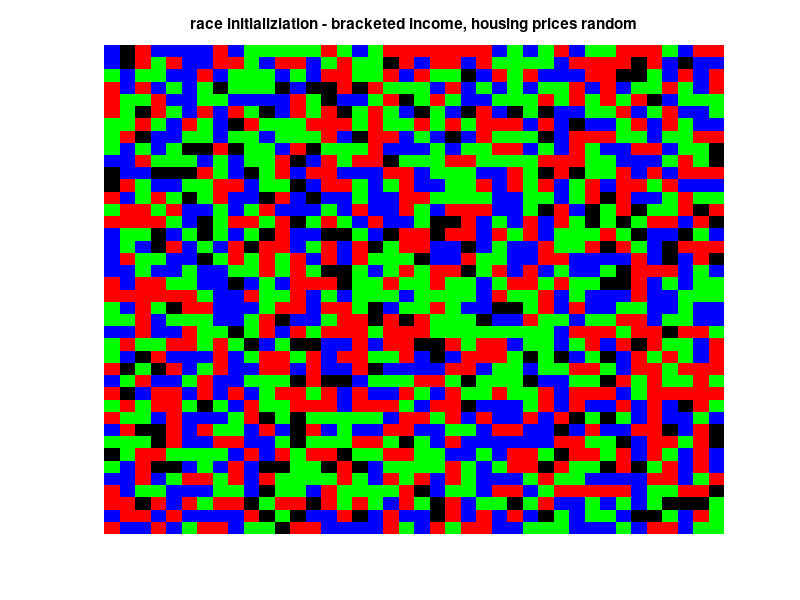
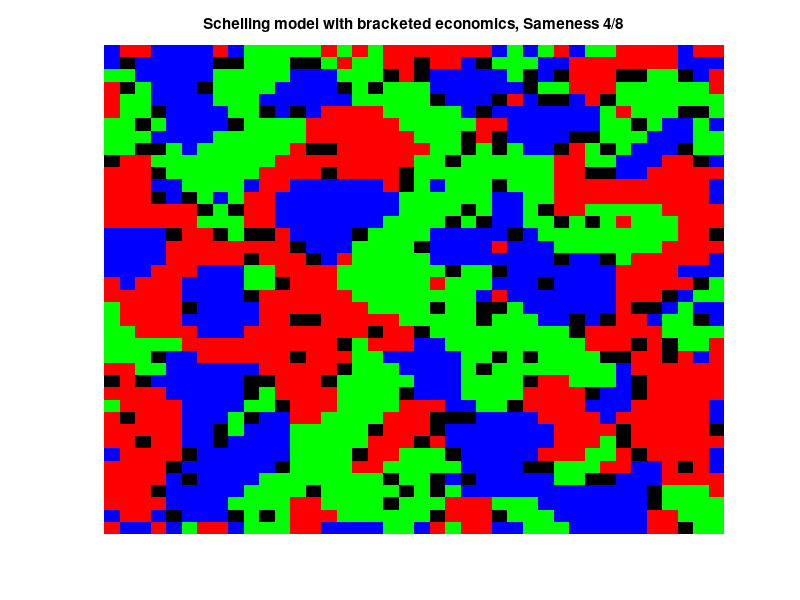
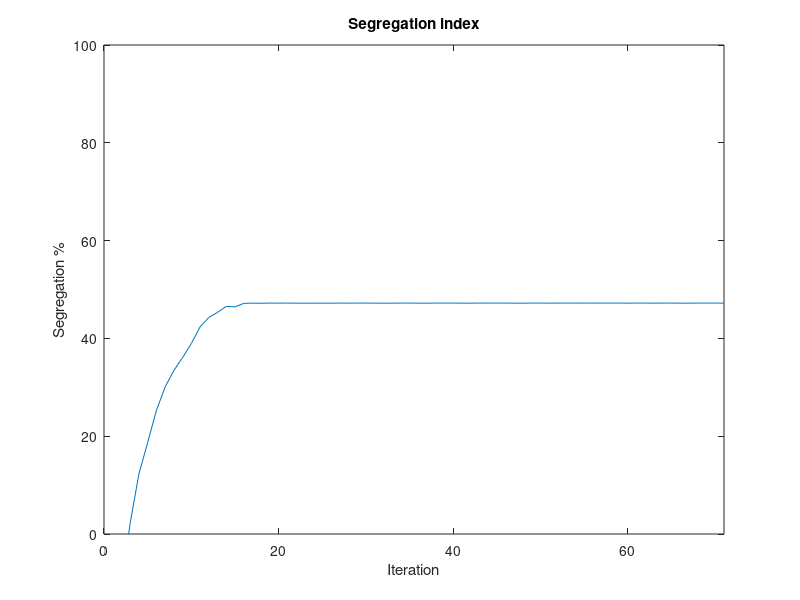

Source code (MATLAB) for these figures, in order:
% SYDE 332
% Racial Segregation Model Attempt

% size of grid
n = 40;

% proportion of vacancies
vacanicies_proportion = 0.1;

% number of races
T = 3;

% number of economic brackets
E = 5;

% colors
map = [0 0 0; 1 0 0; 0 1 0; 0 0 1];

% racial dispreference parameter
% minimum fraction of friends that I need to be satisfied (samenes)
sameness = 4/8;


max_iterations = 2000;

% initialize
z = zeros(n,n,3);

for i=1:n
    for j=1:n
        if rand > vacanicies_proportion
            z(i,j,1) = randi(T);
            z(i,j,2) = randi(E); % individual wealth
        end
        z(i,j,3) = randi(E);    % home prices
    end
end

[row,col] = find(z(:,:,1)==0);
pos_vacancies = [row col];

figure,
imagesc(z(:,:,1));
colormap(map);
title('race initializiation - bracketed income, housing prices random');
axis('off');

% figure,
% imagesc(z(:,:,2));
% colormap(map);
% title('economics initializiation');
% axis('off');

number_of_moves = zeros(1,max_iterations);

%% run simulation
seg_index = [];
total_neighbours = 8;

for k=1:max_iterations
    x = randperm(n);
    for i=x
        y = randperm(n);
        for j=y
            if z(i,j)~=0
                not_like_me = 0;

                if i~=1 && z(i-1,j) ~= z(i,j) && z(i-1,j) ~=0
                    not_like_me = not_like_me +1;
                end
                if i~=n && z(i+1,j) ~= z(i,j) && z(i+1,j) ~=0
                    not_like_me = not_like_me +1;
                end
                if j~=1 && z(i,j-1) ~= z(i,j) && z(i,j-1) ~=0
                    not_like_me = not_like_me +1;
                end
                if j~=n && z(i,j+1) ~= z(i,j) && z(i,j+1) ~=0
                    not_like_me = not_like_me +1;
                end
                if i~=1 && j~=1 && z(i-1,j-1) ~= z(i,j) && z(i-1,j-1) ~= 0
                    not_like_me = not_like_me +1;
                end
                if i~=1 && j~=n && z(i-1,j+1) ~= z(i,j) && z(i-1,j+1) ~= 0
                    not_like_me = not_like_me +1;
                end
                if i~=n && j~=1 && z(i+1,j-1) ~= z(i,j) && z(i+1,j-1) ~= 0
                    not_like_me = not_like_me +1;
                end
                if i~=n && j~=n && z(i+1,j+1) ~= z(i,j) && z(i+1,j+1) ~= 0
                    not_like_me = not_like_me +1;
                end
                
                friends = total_neighbours - not_like_me;

                if friends/total_neighbours < sameness

                    idx = randperm(length(pos_vacancies));
                    
                    p = 1;
                    
                    %%% start option A: 
                    %%% find a vacancy. If I can afford, move there. else,
                    %%% stop.
                    
%                     new_x = pos_vacancies(idx(p),1);
%                     new_y = pos_vacancies(idx(p),2);
%                     
%                     if z(new_x,new_y,3) <= z(i,j,2)
%                         z(new_x,new_y,1) = z(i,j,1);
%                         z(new_x,new_y,2) = z(i,j,2);
%                         z(i,j,1) = 0;
%                         z(i,j,2) = 0;
%                         number_of_moves(k) = number_of_moves(k) + 1;
%                         pos_vacancies(idx(p),1) = i;
%                         pos_vacancies(idx(p),2) = j;
%                     end
                    
                    %%% end option A
                    
                    
                    %%% start option B:
                    %%% find a vacancy. If I can afford, move there.
                    %%% else, find another vacancy
                    %%% loop until I can afford to move OR I've exhausted
                    %%% vacancies.
                    
                    new_x = pos_vacancies(idx(p),1);
                    new_y = pos_vacancies(idx(p),2);
                    
                    while z(new_x,new_y,3) > z(i,j,2) && p < length(pos_vacancies)
                        p = p+1;
                        new_x = pos_vacancies(idx(p),1);
                        new_y = pos_vacancies(idx(p),2);
                    end
                    

                    if p < length(pos_vacancies) && z(new_x,new_y,3) <= z(i,j,2)
                    
                        z(new_x,new_y,1) = z(i,j,1);
                        z(new_x,new_y,2) = z(i,j,2);
                        z(i,j,1) = 0;
                        z(i,j,2) = 0;
                        number_of_moves(k) = number_of_moves(k) + 1;
                        pos_vacancies(idx(p),1) = i;
                        pos_vacancies(idx(p),2) = j;
                    end
                    
                    %%% end option B

                end
            end
%             imagesc(z(:,:,1));
%             colormap(map);
%             axis('off');
%             pause(0.001);

        end
    end
    
    if number_of_moves(k) == 0
        disp('number of iterations to convergence: ')
        disp(k);
        disp('total number of moves to convergence: ')
        disp(sum(number_of_moves))
        break;
    end
    
    
    % determine segregation index
    SAME = [];

    for i=1:n
        for j=1:n

            race = z(i,j,1);
            s = 0;

            % Check that z(i,j,1) isn't a vacancy
            if race
                num_neighbours = 0;

                if i > 1 
                    if z(i-1,j,1) == race
                        s = s + 1;
                    end
                    
                    if z(i-1,j,1)
                        num_neighbours = num_neighbours + 1;
                    end
                    
                    if j > 1 
                        if z(i-1,j-1,1) == race
                            s = s + 1;
                        end
                        
                        if z(i-1,j-1,1)
                            num_neighbours = num_neighbours + 1;
                        end
                    end
                    
                    if j < n 
                        if z(i-1, j+1, 1) == race
                            s = s + 1;
                        end
                        
                        if z(i-1, j+1, 1)
                            num_neighbours = num_neighbours + 1;
                        end
                    end
                end

                if i < n 
                    if z(i+1,j,1) == race
                        s = s + 1;
                    end
                    
                    if z(i+1, j, 1)
                        num_neighbours = num_neighbours + 1;
                    end
                    
                    if j > 1 
                        if z(i+1,j-1,1) == race
                            s = s + 1;
                        end
                        
                        if z(i+1, j-1, 1)
                            num_neighbours = num_neighbours + 1;
                        end
                    end
                    
                    if j < n
                        if z(i+1, j+1, 1) == race
                            s = s + 1;
                        end
                        
                        if z(i+1, j+1, 1)
                            num_neighbours = num_neighbours + 1;
                        end
                    end
 
                end

                if j > 1 
                    if z(i,j-1,1) == race
                        s = s + 1;
                    end
                    
                    if z(i, j-1, 1)
                        num_neighbours = num_neighbours + 1;
                    end
                end

                if j < n 
                    if z(i,j+1,1) == race
                        s = s + 1;
                    end
                    
                    if z(i, j+1, 1)
                        num_neighbours = num_neighbours + 1;
                    end
                end 
                
            end
            
            SAME(i,j) = s/num_neighbours;
        end
    end
    
    mean(mean(SAME));
    seg_index = [seg_index, (mean(mean(SAME))-0.5)*T*100];
    
    
end


figure,
imagesc(z(:,:,1));
colormap(map);
axis('off');
title(['Schelling model with bracketed economics, Sameness ' num2str(sameness*8) '/8']);

figure,
plot(seg_index);
title('Segregation index');
axis([0 inf 0 100]);
xlabel('Iteration'), ylabel('Segregation %');

% figure,
% imagesc(z(:,:,2));
% axis('off');
% title('final by economics');


%% plot number of moves
% iterant = 1:max_iterations;
% figure,
% plot(log10(iterant), log10(number_of_moves));
% xlabel('iteration'),ylabel('number of moves');
